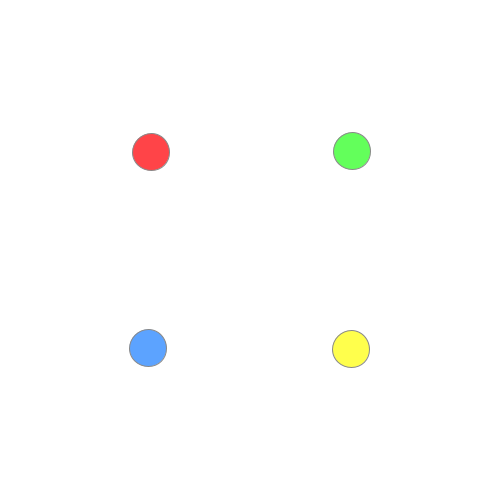
Frame 1 (no input)
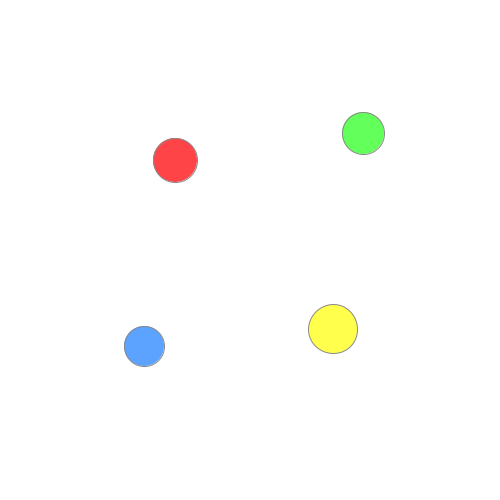
Frame 60 (the mouse pressed at the canvas centre just before this capture)
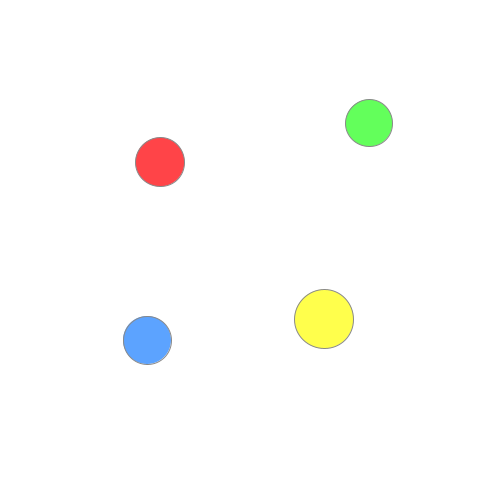
Frame 120 (the mouse held since frame 60 and released just before this capture)

The Processing sketch that drew these frames (run headless with seeded random() and noise(); from frame 60 on, the mouse is pressed at the canvas centre):

// Processing sketch: Chemotaxis_Satterfield
// ── Chemotaxis_Satterfield.pde
ArrayList<Cell> cells = new ArrayList<Cell>();
int cellSize=75;
int maxCellCount=750;
int dis=150;

void setup() {
  size(500, 500);
  //cells.add(new Cell(width/2, height/2, 'w'));
  cells.add(new Cell(width-dis, height-dis, 'y'));
  cells.add(new Cell(dis, height-dis, 'b'));
  cells.add(new Cell(dis, dis, 'r'));
  cells.add(new Cell(width-dis, dis, 'g'));
}

void draw() {
  background(255);
  ArrayList<Overseer> overseers = new ArrayList<Overseer>();

  for (Cell c : cells) {
    c.move();
    c.show();
    c.grow();
    if (c.half()) {
      overseers.add(new Overseer(c.x, c.y, c.cColor));
    }
    if (c.collision(c)==c.cColor) {
      //println(c.cColor);
      //println(c.collision(c));
      //c.cColor=c.collision(c);
      //c.change();
      //println("beep");

    }
  }
  for (Overseer ov : overseers) {
    ov.make();
  }

  //println(cells.size());
}

class Overseer {
  int x;
  int y;
  char cColor;
  Overseer(int _x, int _y, char cellColor) {
    x=_x;
    y=_y;
    cColor=cellColor;
  }
  void make() {
    cells.add(new Cell(x, y, cColor));
  }

}

class Cell {
  int x;
  int y;
  int size;
  int r;
  int g;
  int b;
  int t;
  int trans = 255-(int)(Math.random()*100);
  char cColor;


  Cell(int cellX, int cellY, char cellColor) {
    size=cellSize/2;
    x=cellX;
    y=cellY;
    cColor=cellColor;
    if (cColor == 'g') {
      r=29+(int)(Math.random()*100);
      g=255;
      b=(int)(Math.random()*100);
    } else if (cColor == 'r') {
      r=255;
      g=42+(int)(Math.random()*100);
      b=(int)(Math.random()*100);
    } else if (cColor == 'y') {
      r=238+(int)(Math.random()*100);
      g=255;
      b=(int)(Math.random()*100);
    } else if (cColor == 'b') {
      r=(int)(Math.random()*100);
      g=131+(int)(Math.random()*100);
      b=255;
    } else {
      r=255;
      g=255;
      b=255;
    }
  }

  void show() {
    stroke(137);
    fill(r, g, b, trans);
    ellipse(x, y, size, size);
  }
  char collision(Cell c) {
    if (x+size >= c.x+c.size && y+size >= c.y+c.size) {
      //if (cColor != c.cColor) {
        if ((int)(Math.random()*100)<50){
          return c.cColor;
        }
        else{
          return cColor;
        }
      //} else{
      //  return cColor;
      //}
    } else{
        return c.cColor;
      }
  }
  void change() {

    if (cColor == 'g') {
      r=29+(int)(Math.random()*100);
      g=255;
      b=(int)(Math.random()*100);
    } else if (cColor == 'r') {
      r=255;
      g=42+(int)(Math.random()*100);
      b=(int)(Math.random()*100);
    } else if (cColor == 'y') {
      r=238+(int)(Math.random()*100);
      g=255;
      b=(int)(Math.random()*100);
    } else if (cColor == 'b') {
      r=(int)(Math.random()*100);
      g=131+(int)(Math.random()*100);
      b=255;
    } else {
      r=255;
      g=255;
      b=255;
    }
  }
  void move() {
    x = x + (int)(Math.random()*5)-2;
    y = y + (int)(Math.random()*5)-2;
    if (x>width) {
      x=width;
    }
    if (x<0) {
      x=0;
    }
    if (y>height) {
      y=height;
    }
    if (y<0) {
      y=0;
    }
  }
  void grow() {
    if ((int)(Math.random()*100)>89 && cells.size()<maxCellCount) {
      size++;
    }
  }

  Boolean half() {
    if (size>cellSize) {
      size=size/2;
      return true;
    } else {
      return false;
    }
  }
}
